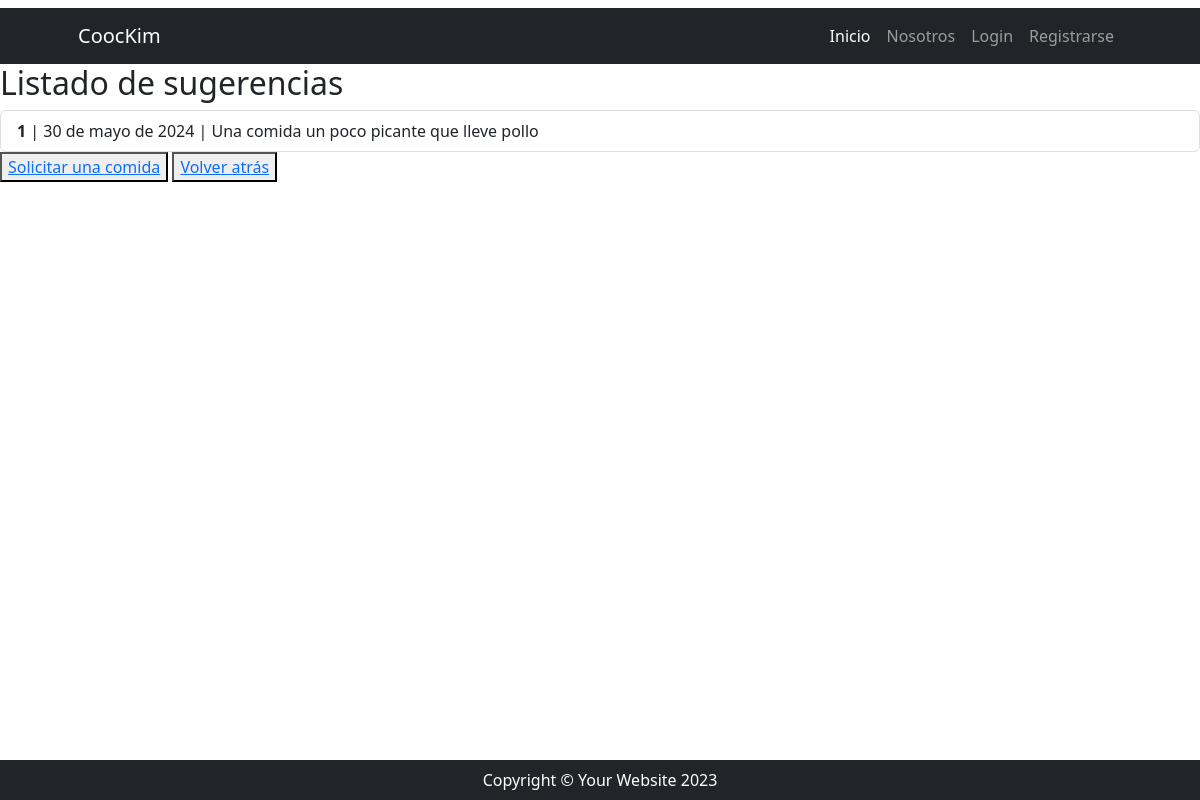
Page /comidas/comidas/sugerencias on the earlier database version.
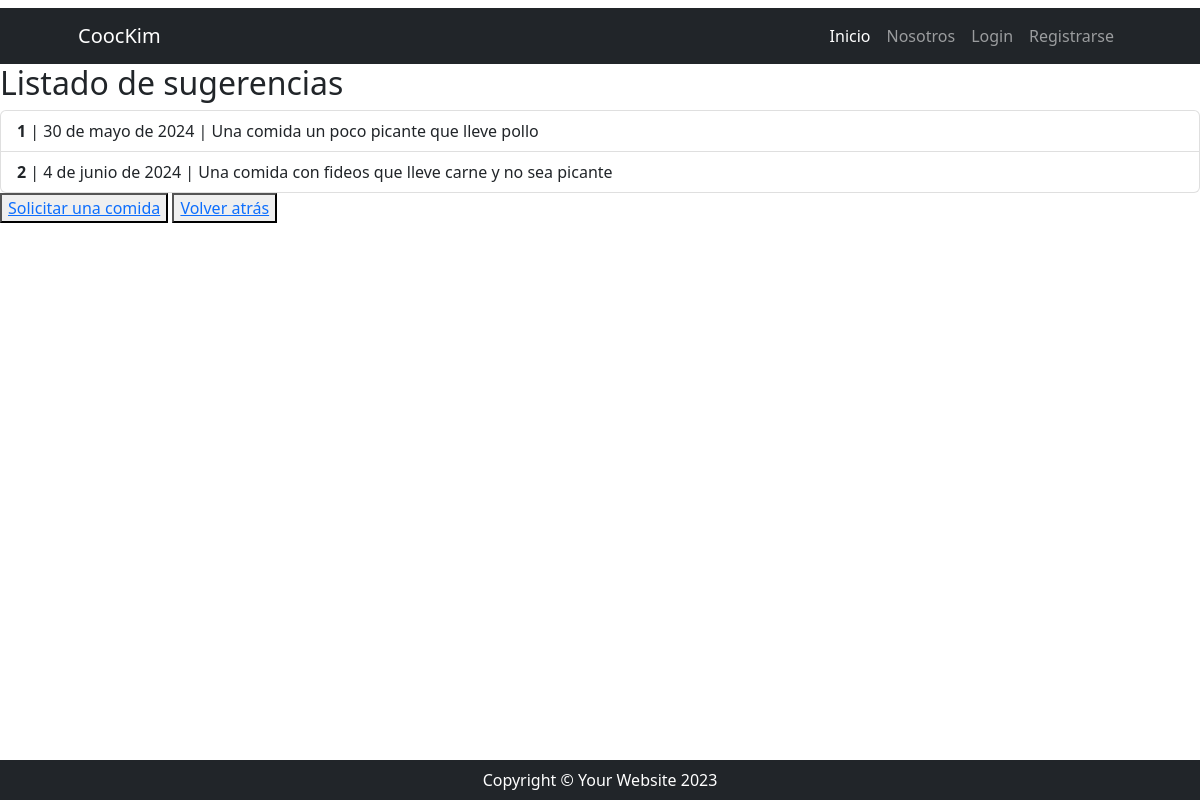
Same page on the later database version.
### recetas/models.py (models this page shows, shortened)
class Ver_sugerencias(models.Model):
    pedido = models.CharField(max_length=500)
    fecha = models.DateField()
    numero = models.DecimalField(max_digits=5, decimal_places=0, unique= True)

### recetas/views.py (the view)
# urls.py: path("comidas/sugerencias", Ver_sugerenciasList.as_view(), name= "lista_sugerencias"),
class Ver_sugerenciasList(ListView):
    model = Ver_sugerencias
    template_name = "recetas/lista_sugerencias.html"
    context_object_name = "sugerencias"

### recetas/templates/recetas/lista_sugerencias.html (shortened to what this page needs)
{% extends 'core/base.html' %}
{% block contenido %}
<h1 class="h2">Listado de sugerencias</h1>
<ul class="list-group">
  {% for sugerencia in sugerencias %}
    <li class="list-group-item">
      <span class="fw-bold">{{ sugerencia.numero }}</span> | {{ sugerencia.fecha }} | {{ sugerencia.pedido }}
    </li>
  {% endfor %}
</ul>
    <button><a href="{% url 'recetas:agregar_sugerencias' %}">Solicitar una comida</a></button>
    <button><a href="{% url 'core:index' %}">Volver atrás</a></button>
{% endblock contenido %}

Differences in the rows shown:
added Ver_sugerencias: numero "2", fecha "4 de junio de 2024", pedido "Una comida con fideos que lleve carne y no sea picante"
